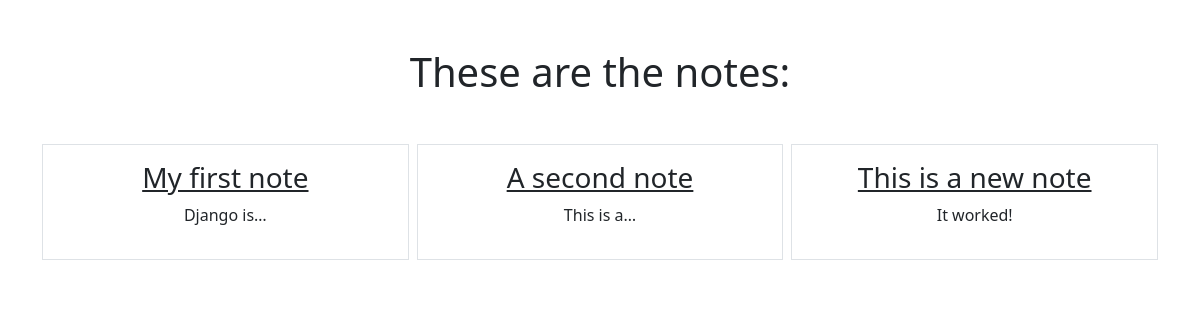
/smart/notes, run on an earlier commit of the app's database.
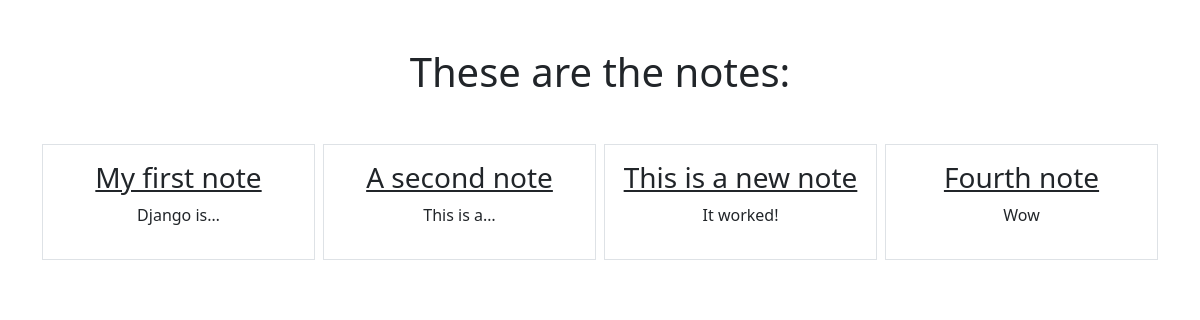
And on a later commit of the database.
### notes/models.py (models this page shows)
class Notes(models.Model):
    title = models.CharField(max_length=255)
    text = models.TextField()
    created_at = models.DateTimeField(auto_now_add=True)

### notes/views.py (the view)
# urls.py: path('notes', views.NotesListView.as_view(), name='notes.list'),
class NotesListView(ListView):
    model = Notes
    context_object_name = 'notes'
    template_name = 'notes/notes_list.html'

### notes/templates/notes/notes_list.html
{% extends "base.html" %}
{% block content %}
<h1 class="my-5">These are the notes:</h1>
<div class="row row-cols3 g-2">
  {% for note in notes %}
  <div class="col">
    <div class="p-3 border">
      <a href="{% url 'notes.detail' pk=note.id %}" class="text-dark text-decoration-non">
        <h3>{{ note.title }}</h3>
      </a>
      <p>{{ note.text|truncatechars:10 }}</p>
    </div>
  </div>
  {% endfor %}
</div>
{% endblock %}

### static/templates/base.html (shortened to what this page needs)
{% load static %}
<!DOCTYPE html>
<html lang="en">
<head>
    <link rel="stylesheet" type="text/css" href="{% static 'css/style.css' %}">
    <link rel="stylesheet" href="https://cdn.jsdelivr.net/npm/bootstrap@5.1.3/dist/css/bootstrap.min.css">
</head>
<body>
    <div class="container text-center my-5">
    {% block content %}
    {% endblock %}
    </div>
</body>
</html>

What changed in the data, as far as the page shows it:
added Notes: title "Fourth note", text "Wow"
